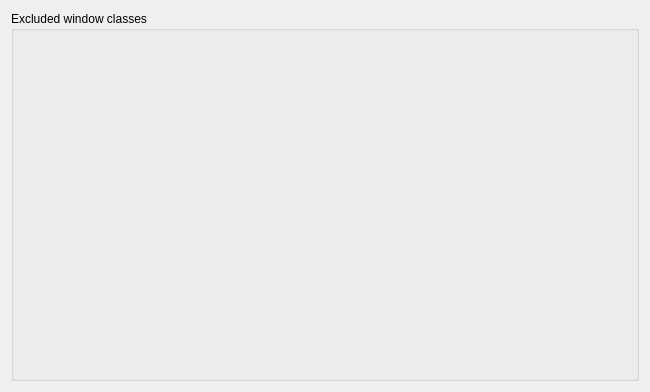
<?xml version="1.0" encoding="UTF-8"?>
<ui version="4.0">
 <class>KWin::TilingScriptConfigForm</class>
 <widget class="QWidget" name="KWin::TilingScriptConfigForm">
  <property name="geometry">
   <rect>
    <x>0</x>
    <y>0</y>
    <width>650</width>
    <height>392</height>
   </rect>
  </property>
  <layout class="QVBoxLayout" name="verticalLayout">
   <item>
    <widget class="KEditListBox" name="kcfg_floaters">
     <property name="toolTip">
      <string>&lt;html&gt;&lt;head/&gt;&lt;body&gt;&lt;p&gt;The windows that should be excluded from tiling, by window class&lt;/p&gt;&lt;/body&gt;&lt;/html&gt;</string>
     </property>
     <property name="title">
      <string>Excluded window classes</string>
     </property>
     <property name="buttons">
      <set>KEditListBox::Add|KEditListBox::Remove</set>
     </property>
    </widget>
   </item>
  </layout>
 </widget>
 <customwidgets>
  <customwidget>
   <class>KEditListBox</class>
   <extends>QGroupBox</extends>
   <header>keditlistbox.h</header>
  </customwidget>
 </customwidgets>
 <resources/>
 <connections/>
</ui>
